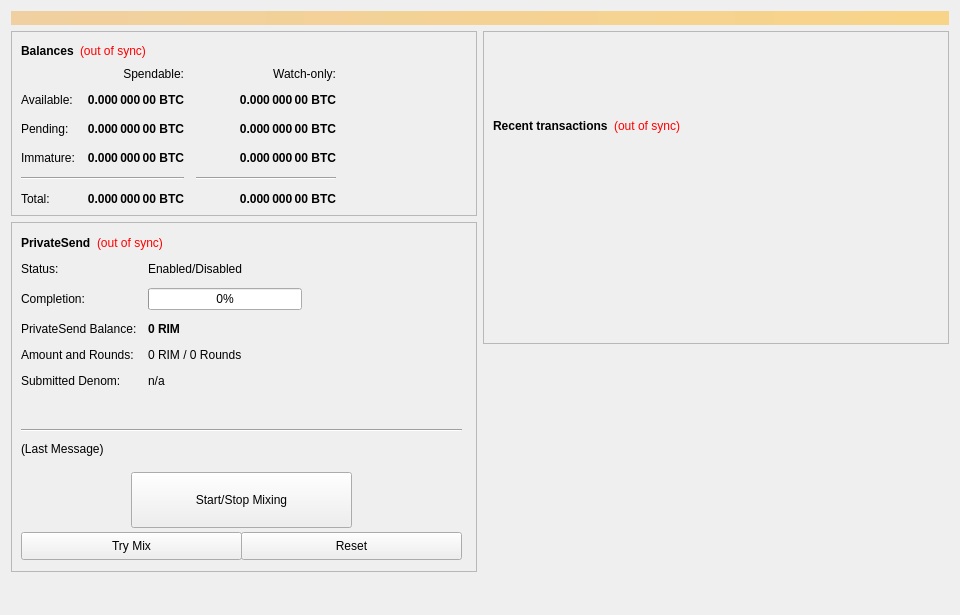
<?xml version="1.0" encoding="UTF-8"?>
<ui version="4.0">
 <class>OverviewPage</class>
 <widget class="QWidget" name="OverviewPage">
  <property name="geometry">
   <rect>
    <x>0</x>
    <y>0</y>
    <width>960</width>
    <height>615</height>
   </rect>
  </property>
  <property name="minimumSize">
   <size>
    <width>960</width>
    <height>0</height>
   </size>
  </property>
  <property name="windowTitle">
   <string>Form</string>
  </property>
  <layout class="QVBoxLayout" name="topLayout">
   <item>
    <widget class="QLabel" name="labelAlerts">
     <property name="visible">
      <bool>false</bool>
     </property>
     <property name="styleSheet">
      <string notr="true">background-color: qlineargradient(x1: 0, y1: 0, x2: 1, y2: 0, stop:0 #F0D0A0, stop:1 #F8D488); color:#000000;</string>
     </property>
     <property name="wordWrap">
      <bool>true</bool>
     </property>
     <property name="margin">
      <number>3</number>
     </property>
    </widget>
   </item>
   <item>
    <layout class="QHBoxLayout" name="horizontalLayout" stretch="1,1">
     <item>
      <layout class="QVBoxLayout" name="verticalLayout_2">
       <item>
        <widget class="QFrame" name="frame">
         <property name="frameShape">
          <enum>QFrame::StyledPanel</enum>
         </property>
         <property name="frameShadow">
          <enum>QFrame::Raised</enum>
         </property>
         <layout class="QVBoxLayout" name="verticalLayout_4">
          <item>
           <layout class="QHBoxLayout" name="horizontalLayout_4">
            <item>
             <widget class="QLabel" name="label_5">
              <property name="font">
               <font>
                <weight>75</weight>
                <bold>true</bold>
               </font>
              </property>
              <property name="text">
               <string>Balances</string>
              </property>
             </widget>
            </item>
            <item>
             <widget class="QLabel" name="labelWalletStatus">
              <property name="cursor">
               <cursorShape>WhatsThisCursor</cursorShape>
              </property>
              <property name="toolTip">
               <string>The displayed information may be out of date. Your wallet automatically synchronizes with the Rim network after a connection is established, but this process has not completed yet.</string>
              </property>
              <property name="styleSheet">
               <string notr="true">QLabel { color: red; }</string>
              </property>
              <property name="text">
               <string notr="true">(out of sync)</string>
              </property>
              <property name="alignment">
               <set>Qt::AlignLeading|Qt::AlignLeft|Qt::AlignVCenter</set>
              </property>
             </widget>
            </item>
            <item>
             <spacer name="horizontalSpacer_3">
              <property name="orientation">
               <enum>Qt::Horizontal</enum>
              </property>
              <property name="sizeHint" stdset="0">
               <size>
                <width>40</width>
                <height>20</height>
               </size>
              </property>
             </spacer>
            </item>
           </layout>
          </item>
          <item>
           <layout class="QGridLayout" name="gridLayout">
            <property name="spacing">
             <number>12</number>
            </property>
            <item row="2" column="2">
             <widget class="QLabel" name="labelWatchPending">
              <property name="font">
               <font>
                <weight>75</weight>
                <bold>true</bold>
               </font>
              </property>
              <property name="cursor">
               <cursorShape>IBeamCursor</cursorShape>
              </property>
              <property name="toolTip">
               <string>Unconfirmed transactions to watch-only addresses</string>
              </property>
              <property name="text">
               <string notr="true">0.000 000 00 BTC</string>
              </property>
              <property name="alignment">
               <set>Qt::AlignRight|Qt::AlignTrailing|Qt::AlignVCenter</set>
              </property>
              <property name="textInteractionFlags">
               <set>Qt::LinksAccessibleByMouse|Qt::TextSelectableByKeyboard|Qt::TextSelectableByMouse</set>
              </property>
             </widget>
            </item>
            <item row="2" column="1">
             <widget class="QLabel" name="labelUnconfirmed">
              <property name="font">
               <font>
                <weight>75</weight>
                <bold>true</bold>
               </font>
              </property>
              <property name="cursor">
               <cursorShape>IBeamCursor</cursorShape>
              </property>
              <property name="toolTip">
               <string>Total of transactions that have yet to be confirmed, and do not yet count toward the spendable balance</string>
              </property>
              <property name="text">
               <string notr="true">0.000 000 00 BTC</string>
              </property>
              <property name="alignment">
               <set>Qt::AlignRight|Qt::AlignTrailing|Qt::AlignVCenter</set>
              </property>
              <property name="textInteractionFlags">
               <set>Qt::LinksAccessibleByMouse|Qt::TextSelectableByKeyboard|Qt::TextSelectableByMouse</set>
              </property>
             </widget>
            </item>
            <item row="3" column="2">
             <widget class="QLabel" name="labelWatchImmature">
              <property name="font">
               <font>
                <weight>75</weight>
                <bold>true</bold>
               </font>
              </property>
              <property name="cursor">
               <cursorShape>IBeamCursor</cursorShape>
              </property>
              <property name="toolTip">
               <string>Staked or masternode rewards in watch-only addresses that has not yet matured</string>
              </property>
              <property name="text">
               <string notr="true">0.000 000 00 BTC</string>
              </property>
              <property name="alignment">
               <set>Qt::AlignRight|Qt::AlignTrailing|Qt::AlignVCenter</set>
              </property>
              <property name="textInteractionFlags">
               <set>Qt::LinksAccessibleByMouse|Qt::TextSelectableByKeyboard|Qt::TextSelectableByMouse</set>
              </property>
             </widget>
            </item>
            <item row="4" column="0" colspan="2">
             <widget class="Line" name="lineSpendableBalance">
              <property name="orientation">
               <enum>Qt::Horizontal</enum>
              </property>
             </widget>
            </item>
            <item row="4" column="2">
             <widget class="Line" name="lineWatchBalance">
              <property name="sizePolicy">
               <sizepolicy hsizetype="Preferred" vsizetype="Fixed">
                <horstretch>0</horstretch>
                <verstretch>0</verstretch>
               </sizepolicy>
              </property>
              <property name="minimumSize">
               <size>
                <width>140</width>
                <height>0</height>
               </size>
              </property>
              <property name="orientation">
               <enum>Qt::Horizontal</enum>
              </property>
             </widget>
            </item>
            <item row="5" column="0">
             <widget class="QLabel" name="labelTotalText">
              <property name="text">
               <string>Total:</string>
              </property>
             </widget>
            </item>
            <item row="3" column="1">
             <widget class="QLabel" name="labelImmature">
              <property name="font">
               <font>
                <weight>75</weight>
                <bold>true</bold>
               </font>
              </property>
              <property name="cursor">
               <cursorShape>IBeamCursor</cursorShape>
              </property>
              <property name="toolTip">
               <string>Staked or masternode rewards that has not yet matured</string>
              </property>
              <property name="text">
               <string notr="true">0.000 000 00 BTC</string>
              </property>
              <property name="alignment">
               <set>Qt::AlignRight|Qt::AlignTrailing|Qt::AlignVCenter</set>
              </property>
              <property name="textInteractionFlags">
               <set>Qt::LinksAccessibleByMouse|Qt::TextSelectableByKeyboard|Qt::TextSelectableByMouse</set>
              </property>
             </widget>
            </item>
            <item row="2" column="3">
             <spacer name="horizontalSpacer_2">
              <property name="orientation">
               <enum>Qt::Horizontal</enum>
              </property>
              <property name="sizeHint" stdset="0">
               <size>
                <width>40</width>
                <height>20</height>
               </size>
              </property>
             </spacer>
            </item>
            <item row="3" column="0">
             <widget class="QLabel" name="labelImmatureText">
              <property name="text">
               <string>Immature:</string>
              </property>
             </widget>
            </item>
            <item row="5" column="1">
             <widget class="QLabel" name="labelTotal">
              <property name="font">
               <font>
                <weight>75</weight>
                <bold>true</bold>
               </font>
              </property>
              <property name="cursor">
               <cursorShape>IBeamCursor</cursorShape>
              </property>
              <property name="toolTip">
               <string>Your current total balance</string>
              </property>
              <property name="text">
               <string notr="true">0.000 000 00 BTC</string>
              </property>
              <property name="alignment">
               <set>Qt::AlignRight|Qt::AlignTrailing|Qt::AlignVCenter</set>
              </property>
              <property name="textInteractionFlags">
               <set>Qt::LinksAccessibleByMouse|Qt::TextSelectableByKeyboard|Qt::TextSelectableByMouse</set>
              </property>
             </widget>
            </item>
            <item row="5" column="2">
             <widget class="QLabel" name="labelWatchTotal">
              <property name="font">
               <font>
                <weight>75</weight>
                <bold>true</bold>
               </font>
              </property>
              <property name="cursor">
               <cursorShape>IBeamCursor</cursorShape>
              </property>
              <property name="toolTip">
               <string>Current total balance in watch-only addresses</string>
              </property>
              <property name="text">
               <string notr="true">0.000 000 00 BTC</string>
              </property>
              <property name="alignment">
               <set>Qt::AlignRight|Qt::AlignTrailing|Qt::AlignVCenter</set>
              </property>
              <property name="textInteractionFlags">
               <set>Qt::LinksAccessibleByMouse|Qt::TextSelectableByKeyboard|Qt::TextSelectableByMouse</set>
              </property>
             </widget>
            </item>
            <item row="0" column="2">
             <widget class="QLabel" name="labelWatchonly">
              <property name="text">
               <string>Watch-only:</string>
              </property>
              <property name="alignment">
               <set>Qt::AlignRight|Qt::AlignTrailing|Qt::AlignVCenter</set>
              </property>
             </widget>
            </item>
            <item row="1" column="0">
             <widget class="QLabel" name="labelBalanceText">
              <property name="text">
               <string>Available:</string>
              </property>
             </widget>
            </item>
            <item row="1" column="1">
             <widget class="QLabel" name="labelBalance">
              <property name="font">
               <font>
                <weight>75</weight>
                <bold>true</bold>
               </font>
              </property>
              <property name="cursor">
               <cursorShape>IBeamCursor</cursorShape>
              </property>
              <property name="toolTip">
               <string>Your current spendable balance</string>
              </property>
              <property name="text">
               <string notr="true">0.000 000 00 BTC</string>
              </property>
              <property name="alignment">
               <set>Qt::AlignRight|Qt::AlignTrailing|Qt::AlignVCenter</set>
              </property>
              <property name="textInteractionFlags">
               <set>Qt::LinksAccessibleByMouse|Qt::TextSelectableByKeyboard|Qt::TextSelectableByMouse</set>
              </property>
             </widget>
            </item>
            <item row="1" column="2">
             <widget class="QLabel" name="labelWatchAvailable">
              <property name="font">
               <font>
                <weight>75</weight>
                <bold>true</bold>
               </font>
              </property>
              <property name="cursor">
               <cursorShape>IBeamCursor</cursorShape>
              </property>
              <property name="toolTip">
               <string>Your current balance in watch-only addresses</string>
              </property>
              <property name="text">
               <string notr="true">0.000 000 00 BTC</string>
              </property>
              <property name="alignment">
               <set>Qt::AlignRight|Qt::AlignTrailing|Qt::AlignVCenter</set>
              </property>
              <property name="textInteractionFlags">
               <set>Qt::LinksAccessibleByMouse|Qt::TextSelectableByKeyboard|Qt::TextSelectableByMouse</set>
              </property>
             </widget>
            </item>
            <item row="2" column="0">
             <widget class="QLabel" name="labelPendingText">
              <property name="text">
               <string>Pending:</string>
              </property>
             </widget>
            </item>
            <item row="0" column="1">
             <widget class="QLabel" name="labelSpendable">
              <property name="text">
               <string>Spendable:</string>
              </property>
              <property name="alignment">
               <set>Qt::AlignRight|Qt::AlignTrailing|Qt::AlignVCenter</set>
              </property>
             </widget>
            </item>
           </layout>
          </item>
         </layout>
        </widget>
       </item>
       <item>
        <widget class="QFrame" name="framePrivateSend">
         <property name="minimumSize">
          <size>
           <width>0</width>
           <height>350</height>
          </size>
         </property>
         <property name="layoutDirection">
          <enum>Qt::LeftToRight</enum>
         </property>
         <property name="frameShape">
          <enum>QFrame::StyledPanel</enum>
         </property>
         <property name="frameShadow">
          <enum>QFrame::Raised</enum>
         </property>
         <widget class="QWidget" name="formLayoutWidget">
          <property name="geometry">
           <rect>
            <x>10</x>
            <y>40</y>
            <width>451</width>
            <height>161</height>
           </rect>
          </property>
          <layout class="QFormLayout" name="formLayout">
           <property name="fieldGrowthPolicy">
            <enum>QFormLayout::AllNonFixedFieldsGrow</enum>
           </property>
           <property name="horizontalSpacing">
            <number>11</number>
           </property>
           <property name="verticalSpacing">
            <number>12</number>
           </property>
           <item row="0" column="0">
            <widget class="QLabel" name="label_6">
             <property name="text">
              <string>Status:</string>
             </property>
            </widget>
           </item>
           <item row="1" column="0">
            <widget class="QLabel" name="label_7">
             <property name="text">
              <string>Completion:</string>
             </property>
            </widget>
           </item>
           <item row="1" column="1">
            <widget class="QProgressBar" name="privatesendProgress">
             <property name="maximumSize">
              <size>
               <width>154</width>
               <height>16777215</height>
              </size>
             </property>
             <property name="value">
              <number>0</number>
             </property>
            </widget>
           </item>
           <item row="2" column="0">
            <widget class="QLabel" name="labelAnonymizedText">
             <property name="text">
              <string>PrivateSend Balance:</string>
             </property>
            </widget>
           </item>
           <item row="2" column="1">
            <widget class="QLabel" name="labelAnonymized">
             <property name="font">
              <font>
               <weight>75</weight>
               <bold>true</bold>
              </font>
             </property>
             <property name="text">
              <string notr="true">0 RIM</string>
             </property>
            </widget>
           </item>
           <item row="3" column="0">
            <widget class="QLabel" name="label_8">
             <property name="text">
              <string>Amount and Rounds:</string>
             </property>
            </widget>
           </item>
           <item row="3" column="1">
            <widget class="QLabel" name="labelAmountRounds">
             <property name="text">
              <string>0 RIM / 0 Rounds</string>
             </property>
            </widget>
           </item>
           <item row="4" column="0">
            <widget class="QLabel" name="label_9">
             <property name="text">
              <string>Submitted Denom:</string>
             </property>
            </widget>
           </item>
           <item row="4" column="1">
            <widget class="QLabel" name="labelSubmittedDenom">
             <property name="toolTip">
              <string>The denominations you submitted to the Masternode.&lt;br&gt;To mix, other users must submit the exact same denominations.</string>
             </property>
             <property name="text">
              <string>n/a</string>
             </property>
            </widget>
           </item>
           <item row="0" column="1">
            <widget class="QLabel" name="privatesendEnabled">
             <property name="text">
              <string>Enabled/Disabled</string>
             </property>
            </widget>
           </item>
          </layout>
         </widget>
         <widget class="QPushButton" name="runAutoDenom">
          <property name="geometry">
           <rect>
            <x>251</x>
            <y>17</y>
            <width>1</width>
            <height>1</height>
           </rect>
          </property>
          <property name="palette">
           <palette>
            <active>
             <colorrole role="WindowText">
              <brush brushstyle="SolidPattern">
               <color alpha="255">
                <red>0</red>
                <green>0</green>
                <blue>0</blue>
               </color>
              </brush>
             </colorrole>
             <colorrole role="Button">
              <brush brushstyle="SolidPattern">
               <color alpha="255">
                <red>239</red>
                <green>238</green>
                <blue>238</blue>
               </color>
              </brush>
             </colorrole>
             <colorrole role="Light">
              <brush brushstyle="SolidPattern">
               <color alpha="255">
                <red>255</red>
                <green>255</green>
                <blue>255</blue>
               </color>
              </brush>
             </colorrole>
             <colorrole role="Midlight">
              <brush brushstyle="SolidPattern">
               <color alpha="255">
                <red>247</red>
                <green>246</green>
                <blue>246</blue>
               </color>
              </brush>
             </colorrole>
             <colorrole role="Dark">
              <brush brushstyle="SolidPattern">
               <color alpha="255">
                <red>119</red>
                <green>119</green>
                <blue>119</blue>
               </color>
              </brush>
             </colorrole>
             <colorrole role="Mid">
              <brush brushstyle="SolidPattern">
               <color alpha="255">
                <red>159</red>
                <green>159</green>
                <blue>159</blue>
               </color>
              </brush>
             </colorrole>
             <colorrole role="Text">
              <brush brushstyle="SolidPattern">
               <color alpha="255">
                <red>0</red>
                <green>0</green>
                <blue>0</blue>
               </color>
              </brush>
             </colorrole>
             <colorrole role="BrightText">
              <brush brushstyle="SolidPattern">
               <color alpha="255">
                <red>255</red>
                <green>255</green>
                <blue>255</blue>
               </color>
              </brush>
             </colorrole>
             <colorrole role="ButtonText">
              <brush brushstyle="SolidPattern">
               <color alpha="255">
                <red>0</red>
                <green>0</green>
                <blue>0</blue>
               </color>
              </brush>
             </colorrole>
             <colorrole role="Base">
              <brush brushstyle="SolidPattern">
               <color alpha="255">
                <red>255</red>
                <green>255</green>
                <blue>255</blue>
               </color>
              </brush>
             </colorrole>
             <colorrole role="Window">
              <brush brushstyle="SolidPattern">
               <color alpha="255">
                <red>239</red>
                <green>238</green>
                <blue>238</blue>
               </color>
              </brush>
             </colorrole>
             <colorrole role="Shadow">
              <brush brushstyle="SolidPattern">
               <color alpha="255">
                <red>0</red>
                <green>0</green>
                <blue>0</blue>
               </color>
              </brush>
             </colorrole>
             <colorrole role="AlternateBase">
              <brush brushstyle="SolidPattern">
               <color alpha="255">
                <red>247</red>
                <green>246</green>
                <blue>246</blue>
               </color>
              </brush>
             </colorrole>
             <colorrole role="ToolTipBase">
              <brush brushstyle="SolidPattern">
               <color alpha="255">
                <red>255</red>
                <green>255</green>
                <blue>220</blue>
               </color>
              </brush>
             </colorrole>
             <colorrole role="ToolTipText">
              <brush brushstyle="SolidPattern">
               <color alpha="255">
                <red>0</red>
                <green>0</green>
                <blue>0</blue>
               </color>
              </brush>
             </colorrole>
            </active>
            <inactive>
             <colorrole role="WindowText">
              <brush brushstyle="SolidPattern">
               <color alpha="255">
                <red>0</red>
                <green>0</green>
                <blue>0</blue>
               </color>
              </brush>
             </colorrole>
             <colorrole role="Button">
              <brush brushstyle="SolidPattern">
               <color alpha="255">
                <red>239</red>
                <green>238</green>
                <blue>238</blue>
               </color>
              </brush>
             </colorrole>
             <colorrole role="Light">
              <brush brushstyle="SolidPattern">
               <color alpha="255">
                <red>255</red>
                <green>255</green>
                <blue>255</blue>
               </color>
              </brush>
             </colorrole>
             <colorrole role="Midlight">
              <brush brushstyle="SolidPattern">
               <color alpha="255">
                <red>247</red>
                <green>246</green>
                <blue>246</blue>
               </color>
              </brush>
             </colorrole>
             <colorrole role="Dark">
              <brush brushstyle="SolidPattern">
               <color alpha="255">
                <red>119</red>
                <green>119</green>
                <blue>119</blue>
               </color>
              </brush>
             </colorrole>
             <colorrole role="Mid">
              <brush brushstyle="SolidPattern">
               <color alpha="255">
                <red>159</red>
                <green>159</green>
                <blue>159</blue>
               </color>
              </brush>
             </colorrole>
             <colorrole role="Text">
              <brush brushstyle="SolidPattern">
               <color alpha="255">
                <red>0</red>
                <green>0</green>
                <blue>0</blue>
               </color>
              </brush>
             </colorrole>
             <colorrole role="BrightText">
              <brush brushstyle="SolidPattern">
               <color alpha="255">
                <red>255</red>
                <green>255</green>
                <blue>255</blue>
               </color>
              </brush>
             </colorrole>
             <colorrole role="ButtonText">
              <brush brushstyle="SolidPattern">
               <color alpha="255">
                <red>0</red>
                <green>0</green>
                <blue>0</blue>
               </color>
              </brush>
             </colorrole>
             <colorrole role="Base">
              <brush brushstyle="SolidPattern">
               <color alpha="255">
                <red>255</red>
                <green>255</green>
                <blue>255</blue>
               </color>
              </brush>
             </colorrole>
             <colorrole role="Window">
              <brush brushstyle="SolidPattern">
               <color alpha="255">
                <red>239</red>
                <green>238</green>
                <blue>238</blue>
               </color>
              </brush>
             </colorrole>
             <colorrole role="Shadow">
              <brush brushstyle="SolidPattern">
               <color alpha="255">
                <red>0</red>
                <green>0</green>
                <blue>0</blue>
               </color>
              </brush>
             </colorrole>
             <colorrole role="AlternateBase">
              <brush brushstyle="SolidPattern">
               <color alpha="255">
                <red>247</red>
                <green>246</green>
                <blue>246</blue>
               </color>
              </brush>
             </colorrole>
             <colorrole role="ToolTipBase">
              <brush brushstyle="SolidPattern">
               <color alpha="255">
                <red>255</red>
                <green>255</green>
                <blue>220</blue>
               </color>
              </brush>
             </colorrole>
             <colorrole role="ToolTipText">
              <brush brushstyle="SolidPattern">
               <color alpha="255">
                <red>0</red>
                <green>0</green>
                <blue>0</blue>
               </color>
              </brush>
             </colorrole>
            </inactive>
            <disabled>
             <colorrole role="WindowText">
              <brush brushstyle="SolidPattern">
               <color alpha="255">
                <red>119</red>
                <green>119</green>
                <blue>119</blue>
               </color>
              </brush>
             </colorrole>
             <colorrole role="Button">
              <brush brushstyle="SolidPattern">
               <color alpha="255">
                <red>239</red>
                <green>238</green>
                <blue>238</blue>
               </color>
              </brush>
             </colorrole>
             <colorrole role="Light">
              <brush brushstyle="SolidPattern">
               <color alpha="255">
                <red>255</red>
                <green>255</green>
                <blue>255</blue>
               </color>
              </brush>
             </colorrole>
             <colorrole role="Midlight">
              <brush brushstyle="SolidPattern">
               <color alpha="255">
                <red>247</red>
                <green>246</green>
                <blue>246</blue>
               </color>
              </brush>
             </colorrole>
             <colorrole role="Dark">
              <brush brushstyle="SolidPattern">
               <color alpha="255">
                <red>119</red>
                <green>119</green>
                <blue>119</blue>
               </color>
              </brush>
             </colorrole>
             <colorrole role="Mid">
              <brush brushstyle="SolidPattern">
               <color alpha="255">
                <red>159</red>
                <green>159</green>
                <blue>159</blue>
               </color>
              </brush>
             </colorrole>
             <colorrole role="Text">
              <brush brushstyle="SolidPattern">
               <color alpha="255">
                <red>119</red>
                <green>119</green>
                <blue>119</blue>
               </color>
              </brush>
             </colorrole>
             <colorrole role="BrightText">
              <brush brushstyle="SolidPattern">
               <color alpha="255">
                <red>255</red>
                <green>255</green>
                <blue>255</blue>
               </color>
              </brush>
             </colorrole>
             <colorrole role="ButtonText">
              <brush brushstyle="SolidPattern">
               <color alpha="255">
                <red>119</red>
                <green>119</green>
                <blue>119</blue>
               </color>
              </brush>
             </colorrole>
             <colorrole role="Base">
              <brush brushstyle="SolidPattern">
               <color alpha="255">
                <red>239</red>
                <green>238</green>
                <blue>238</blue>
               </color>
              </brush>
             </colorrole>
             <colorrole role="Window">
              <brush brushstyle="SolidPattern">
               <color alpha="255">
                <red>239</red>
                <green>238</green>
                <blue>238</blue>
               </color>
              </brush>
             </colorrole>
             <colorrole role="Shadow">
              <brush brushstyle="SolidPattern">
               <color alpha="255">
                <red>0</red>
                <green>0</green>
                <blue>0</blue>
               </color>
              </brush>
             </colorrole>
             <colorrole role="AlternateBase">
              <brush brushstyle="SolidPattern">
               <color alpha="255">
                <red>239</red>
                <green>238</green>
                <blue>238</blue>
               </color>
              </brush>
             </colorrole>
             <colorrole role="ToolTipBase">
              <brush brushstyle="SolidPattern">
               <color alpha="255">
                <red>255</red>
                <green>255</green>
                <blue>220</blue>
               </color>
              </brush>
             </colorrole>
             <colorrole role="ToolTipText">
              <brush brushstyle="SolidPattern">
               <color alpha="255">
                <red>0</red>
                <green>0</green>
                <blue>0</blue>
               </color>
              </brush>
             </colorrole>
            </disabled>
           </palette>
          </property>
          <property name="focusPolicy">
           <enum>Qt::NoFocus</enum>
          </property>
          <property name="autoFillBackground">
           <bool>true</bool>
          </property>
          <property name="text">
           <string/>
          </property>
          <property name="flat">
           <bool>true</bool>
          </property>
         </widget>
         <widget class="QPushButton" name="togglePrivateSend">
          <property name="geometry">
           <rect>
            <x>120</x>
            <y>250</y>
            <width>221</width>
            <height>56</height>
           </rect>
          </property>
          <property name="sizePolicy">
           <sizepolicy hsizetype="MinimumExpanding" vsizetype="Fixed">
            <horstretch>0</horstretch>
            <verstretch>0</verstretch>
           </sizepolicy>
          </property>
          <property name="text">
           <string>Start/Stop Mixing</string>
          </property>
         </widget>
         <widget class="Line" name="lineLastMessage">
          <property name="geometry">
           <rect>
            <x>10</x>
            <y>200</y>
            <width>441</width>
            <height>16</height>
           </rect>
          </property>
          <property name="orientation">
           <enum>Qt::Horizontal</enum>
          </property>
         </widget>
         <widget class="QLabel" name="privatesendStatus">
          <property name="geometry">
           <rect>
            <x>10</x>
            <y>220</y>
            <width>451</width>
            <height>61</height>
           </rect>
          </property>
          <property name="minimumSize">
           <size>
            <width>288</width>
            <height>43</height>
           </size>
          </property>
          <property name="text">
           <string>(Last Message)</string>
          </property>
          <property name="alignment">
           <set>Qt::AlignLeading|Qt::AlignLeft|Qt::AlignTop</set>
          </property>
          <property name="wordWrap">
           <bool>true</bool>
          </property>
         </widget>
         <widget class="QPushButton" name="privatesendAuto">
          <property name="geometry">
           <rect>
            <x>10</x>
            <y>310</y>
            <width>221</width>
            <height>28</height>
           </rect>
          </property>
          <property name="sizePolicy">
           <sizepolicy hsizetype="MinimumExpanding" vsizetype="Fixed">
            <horstretch>0</horstretch>
            <verstretch>0</verstretch>
           </sizepolicy>
          </property>
          <property name="toolTip">
           <string>Try to manually submit a PrivateSend request.</string>
          </property>
          <property name="text">
           <string>Try Mix</string>
          </property>
         </widget>
         <widget class="QPushButton" name="privatesendReset">
          <property name="geometry">
           <rect>
            <x>230</x>
            <y>310</y>
            <width>221</width>
            <height>28</height>
           </rect>
          </property>
          <property name="sizePolicy">
           <sizepolicy hsizetype="MinimumExpanding" vsizetype="Fixed">
            <horstretch>0</horstretch>
            <verstretch>0</verstretch>
           </sizepolicy>
          </property>
          <property name="toolTip">
           <string>Reset the current status of PrivateSend (can interrupt PrivateSend if it's in the process of Mixing, which can cost you money!)</string>
          </property>
          <property name="autoFillBackground">
           <bool>false</bool>
          </property>
          <property name="text">
           <string>Reset</string>
          </property>
         </widget>
         <widget class="QWidget" name="layoutWidget">
          <property name="geometry">
           <rect>
            <x>10</x>
            <y>10</y>
            <width>431</width>
            <height>22</height>
           </rect>
          </property>
          <layout class="QHBoxLayout" name="horizontalLayout_5">
           <item>
            <widget class="QLabel" name="label_2">
             <property name="font">
              <font>
               <weight>75</weight>
               <bold>true</bold>
              </font>
             </property>
             <property name="text">
              <string>PrivateSend</string>
             </property>
            </widget>
           </item>
           <item>
            <widget class="QLabel" name="labelPrivateSendSyncStatus">
             <property name="toolTip">
              <string>The displayed information may be out of date. Your wallet automatically synchronizes with the Rim network after a connection is established, but this process has not completed yet.</string>
             </property>
             <property name="styleSheet">
              <string notr="true">QLabel { color: red; }</string>
             </property>
             <property name="text">
              <string notr="true">(out of sync)</string>
             </property>
             <property name="alignment">
              <set>Qt::AlignLeading|Qt::AlignLeft|Qt::AlignVCenter</set>
             </property>
            </widget>
           </item>
           <item>
            <spacer name="horizontalSpacer_4">
             <property name="orientation">
              <enum>Qt::Horizontal</enum>
             </property>
             <property name="sizeHint" stdset="0">
              <size>
               <width>40</width>
               <height>20</height>
              </size>
             </property>
            </spacer>
           </item>
          </layout>
         </widget>
        </widget>
       </item>
       <item>
        <spacer name="verticalSpacer">
         <property name="orientation">
          <enum>Qt::Vertical</enum>
         </property>
         <property name="sizeHint" stdset="0">
          <size>
           <width>20</width>
           <height>40</height>
          </size>
         </property>
        </spacer>
       </item>
      </layout>
     </item>
     <item>
      <layout class="QVBoxLayout" name="verticalLayout_3">
       <item>
        <widget class="QFrame" name="frame_2">
         <property name="frameShape">
          <enum>QFrame::StyledPanel</enum>
         </property>
         <property name="frameShadow">
          <enum>QFrame::Raised</enum>
         </property>
         <layout class="QVBoxLayout" name="verticalLayout">
          <item>
           <spacer name="verticalSpacer_3">
            <property name="orientation">
             <enum>Qt::Vertical</enum>
            </property>
            <property name="sizeType">
             <enum>QSizePolicy::Fixed</enum>
            </property>
            <property name="sizeHint" stdset="0">
             <size>
              <width>20</width>
              <height>75</height>
             </size>
            </property>
           </spacer>
          </item>
          <item>
           <layout class="QHBoxLayout" name="horizontalLayout_2">
            <item>
             <widget class="QLabel" name="label_4">
              <property name="font">
               <font>
                <weight>75</weight>
                <bold>true</bold>
               </font>
              </property>
              <property name="text">
               <string>Recent transactions</string>
              </property>
             </widget>
            </item>
            <item>
             <widget class="QLabel" name="labelTransactionsStatus">
              <property name="cursor">
               <cursorShape>WhatsThisCursor</cursorShape>
              </property>
              <property name="toolTip">
               <string>The displayed information may be out of date. Your wallet automatically synchronizes with the Rim network after a connection is established, but this process has not completed yet.</string>
              </property>
              <property name="styleSheet">
               <string notr="true">QLabel { color: red; }</string>
              </property>
              <property name="text">
               <string notr="true">(out of sync)</string>
              </property>
              <property name="alignment">
               <set>Qt::AlignRight|Qt::AlignTrailing|Qt::AlignVCenter</set>
              </property>
             </widget>
            </item>
            <item>
             <spacer name="horizontalSpacer">
              <property name="orientation">
               <enum>Qt::Horizontal</enum>
              </property>
              <property name="sizeHint" stdset="0">
               <size>
                <width>40</width>
                <height>20</height>
               </size>
              </property>
             </spacer>
            </item>
           </layout>
          </item>
          <item>
           <widget class="QListView" name="listTransactions">
            <property name="styleSheet">
             <string notr="true">QListView { background: transparent; }</string>
            </property>
            <property name="frameShape">
             <enum>QFrame::NoFrame</enum>
            </property>
            <property name="verticalScrollBarPolicy">
             <enum>Qt::ScrollBarAlwaysOff</enum>
            </property>
            <property name="horizontalScrollBarPolicy">
             <enum>Qt::ScrollBarAlwaysOff</enum>
            </property>
            <property name="selectionMode">
             <enum>QAbstractItemView::NoSelection</enum>
            </property>
           </widget>
          </item>
         </layout>
        </widget>
       </item>
       <item>
        <spacer name="verticalSpacer_2">
         <property name="orientation">
          <enum>Qt::Vertical</enum>
         </property>
         <property name="sizeType">
          <enum>QSizePolicy::Expanding</enum>
         </property>
         <property name="sizeHint" stdset="0">
          <size>
           <width>20</width>
           <height>40</height>
          </size>
         </property>
        </spacer>
       </item>
      </layout>
     </item>
    </layout>
   </item>
  </layout>
 </widget>
 <resources/>
 <connections/>
</ui>
